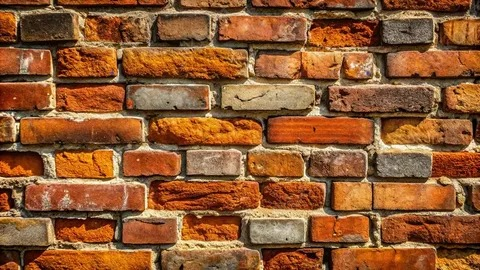
//> input picture Hafta-05/input/girdi.png, 480 x 270 px; its folder holds only this picture in this run
$ ./hafta5_gorev5   (built with g++ and OpenCV 4)
//> lines starting //> are read from the running program, lines starting //| are printed output that depends on the picture

#include <opencv2/opencv.hpp>
#include <iostream>
#include <fstream>
#include <vector>
#include <string>

using namespace std;
using namespace cv;


// İki renkli görüntü arasındaki ortalama mutlak fark
double ortalamaHataHesapla(
    const Mat& resim1,
    const Mat& resim2)
{
    long long toplamFark = 0;

    for (int y = 0; y < resim1.rows; y++)
    {
        for (int x = 0; x < resim1.cols; x++)
        {
            Vec3b p1 = resim1.at<Vec3b>(y, x);
            Vec3b p2 = resim2.at<Vec3b>(y, x);

            toplamFark += abs((int)p1[0] - (int)p2[0]);
            toplamFark += abs((int)p1[1] - (int)p2[1]);
            toplamFark += abs((int)p1[2] - (int)p2[2]);
        }
    }

    double pikselSayisi =
        resim1.rows *
        resim1.cols *
        3.0;

    return toplamFark / pikselSayisi;
}


int main()
{
    string inputKlasor =
        "/content/goruntu-isleme-dersi/Hafta-05/05-Xray-Renklendirme/input/";

    string outputKlasor =
        "/content/goruntu-isleme-dersi/Hafta-05/05-Xray-Renklendirme/output/";


    vector<string> dosyalar;

    // Input klasöründeki resimleri al
    glob(
        inputKlasor + "*",
        dosyalar,
        false
    );


    if (dosyalar.empty())
    {
        cout << "Input klasorunde resim bulunamadi!" << endl;
        return -1;
    }


    ofstream rapor(
        outputKlasor + "rapor.txt"
    );


    rapor << "5. Hafta - Gorev 5" << endl;
    rapor << "X-Ray gri donusum ve renklendirme" << endl;
    rapor << "-----------------------------------" << endl << endl;


    int sayac = 1;

    for (string dosya : dosyalar)
    {
        if (sayac > 5)
            break;


        Mat orijinal =
            imread(
                dosya,
                IMREAD_COLOR
            );
//> orijinal is the input picture: 270 rows x 480 cols, CV_8UC3; mean B, G, R 50.9, 90.5, 144.3


        if (orijinal.empty())
        {
            cout << "Resim okunamadi: "
                 << dosya
                 << endl;

            continue;
        }


        // ------------------------------
        // 1. RGB/BGR -> GRAY
        // ------------------------------

        Mat gri;

        cvtColor(
            orijinal,
            gri,
            COLOR_BGR2GRAY
        );
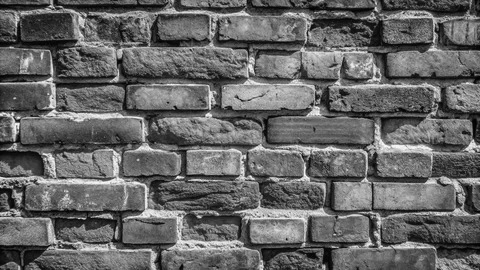
//> gri: 270 rows x 480 cols, CV_8UC1; min 1, max 250, mean 102.1


        // ------------------------------
        // 2. Gri görüntüyü renklendir
        // ------------------------------

        Mat renkli;

        applyColorMap(
            gri,
            renkli,
            COLORMAP_TURBO
        );
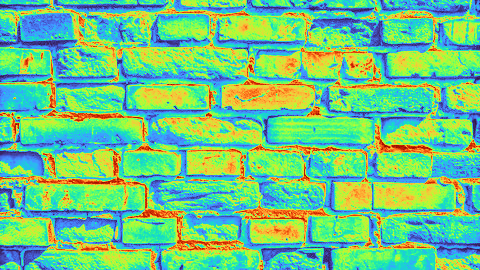
//> renkli: 270 rows x 480 cols, CV_8UC3; mean B, G, R 133.9, 198.5, 112.7


        // ------------------------------
        // 3. Orijinal ile fark
        // ------------------------------

        double hata =
            ortalamaHataHesapla(
                orijinal,
                renkli
            );
//> the loop in ortalamaHataHesapla, `for (int y = 0; y < resim1.rows; y++)` made 270 passes
//> toplamFark on passes 1 to 3: 164507, 327141, 485125
//> after the loop in ortalamaHataHesapla, `for (int y = 0; y < resim1.rows; y++)`: toplamFark = 36861536
//> hata = 94.81


        // ------------------------------
        // Sonuçları kaydet
        // ------------------------------

        string numara =
            to_string(sayac);


        imwrite(
            outputKlasor +
            "xray_" +
            numara +
            "_gri.png",
            gri
        );


        imwrite(
            outputKlasor +
            "xray_" +
            numara +
            "_renkli.png",
            renkli
        );


        // Orijinal görüntüyü de karşılaştırma için kaydet
        imwrite(
            outputKlasor +
            "xray_" +
            numara +
            "_orijinal.png",
            orijinal
        );


        rapor
            << "Goruntu "
            << sayac
            << endl;

        rapor
            << "Ortalama mutlak fark: "
            << hata
            << endl;

        rapor
            << endl;


        cout
            << "Goruntu "
            << sayac
            << " tamamlandi. Hata: "
            << hata
            << endl;
//| Goruntu 1 tamamlandi. Hata: 94.8085


        sayac++;
    }


    rapor << endl;
    rapor << "Renk paleti: TURBO" << endl;

    rapor << "Bu renk paletini secme nedenim: "
          << "Gri goruntudeki yogunluk farklarini "
          << "daha belirgin gostermesi ve nesnelerin "
          << "sinirlarini daha kolay ayirt etmeye yardimci olmasidir."
          << endl;

    rapor << endl;

    rapor << "Yorum: "
          << "Orijinal renkli X-ray goruntusu ile sonradan "
          << "renklendirilen goruntu birebir ayni degildir. "
          << "Bunun nedeni gri tonlamaya gecildiginde orijinal "
          << "renk bilgisinin kaybolmasidir. TURBO ile yapilan "
          << "renklendirme gri seviye yogunluklarina gore yapay "
          << "renk atamasi yapmaktadir."
          << endl;


    rapor.close();


    cout << endl;
    cout << "Tum goruntuler islendi." << endl;

    return 0;
}
